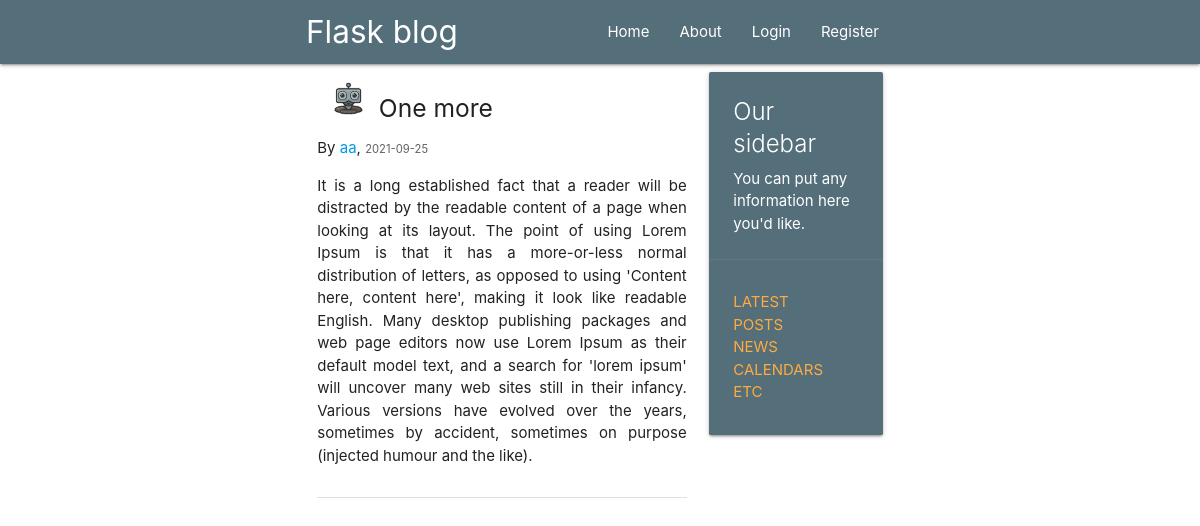
/post/28, run on the app's committed database.
### flaskblog/models.py (models this page shows, shortened)
class User(db.Model, UserMixin):
    id = db.Column(db.Integer, primary_key=True)
    username = db.Column(db.String(20), unique=True, nullable=False)
    email = db.Column(db.String(120), unique=True, nullable=False)
    image_file = db.Column(db.String(20), nullable=False, default='default.jpg')
    password = db.Column(db.String(60), nullable=False)
    posts = db.relationship('Post', backref='author', cascade="all,delete",
                            lazy=True)

class Post(db.Model):
    id = db.Column(db.Integer, primary_key=True)
    title = db.Column(db.String(100), nullable=False)
    date_posted = db.Column(db.DateTime, nullable=False,
                            default=datetime.utcnow)
    content = db.Column(db.Text, nullable=False)
    user_id = db.Column(db.Integer, db.ForeignKey('user.id'), nullable=False)

### flaskblog/posts/routes.py (the view)
@posts.route('/post/<int:post_id>')
def post(post_id):
    post = Post.query.get_or_404(post_id)
    return render_template('post.html', title=post.title, post=post)

### flaskblog/templates/post.html (shortened to what this page needs)
{% extends "layout.html" %}
{% block content %}
<div class="section">
    <div class="col s2">
        <img src="{{ url_for('static', filename='profile/'+ post.author.image_file) }}" alt=""
             class="circle responsive-img">
    </div>
    <h5>{{ post.title }}</h5>
    <p>By <a href="{{ url_for('users.user_posts', username=post.author.username) }}">{{ post.author.username }}</a>,
        <small class="grey-text text-darken-2">{{ post.date_posted.strftime('%Y-%m-%d') }}</small></p>
    <p style="text-align: justify">{{ post.content }}</p>
</div>
<div class="divider"></div>
{% endblock content%}

### data on the page
User: image_file (picture), author.username "aa"
Post: title "One more", date_posted "2021-09-25", content "It is a long established fact that a reader will be distracted by the readable content of a page when looking at its layout. The point of using Lorem Ipsum is that it has a more-or-less normal distribution of letters, as opposed to using 'Content here, content here', making it look like readable English. Many desktop publishing packages and web page editors now use Lorem Ipsum as their default model text, and a search for 'lorem ipsum' will uncover many web sites still in their infancy. Various versions have evolved over the years, sometimes by accident, sometimes on purpose (injected humour and the like)."
